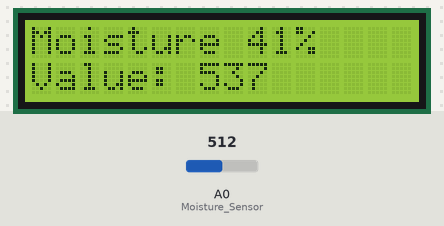
Recording of a sketch running on a simulated Arduino Uno, built with avr-gcc and run on an emulated ATmega328P. Parts: 16×2 character LCD. Inputs (shaded band) come from the test bench; at power-on: A0 (Moisture_Sensor) = 512.

Above: at 2.7 s.
2.8 s: A0 (Moisture_Sensor) set to 716
At 5.4 s:
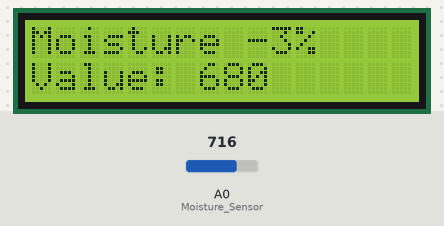
5.8 s: A0 (Moisture_Sensor) set to 900
At 6.8 s:
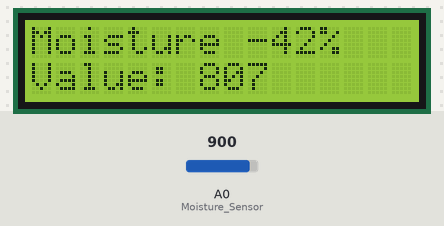
8.8 s: A0 (Moisture_Sensor) set to 1023
At 12.1 s:
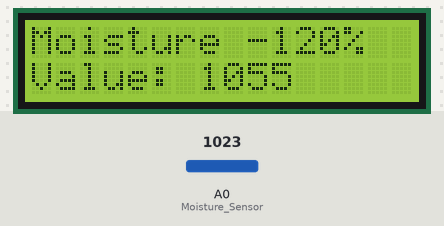
Timing chart, 0 to 13.6 s (numbered marks = the images above; inputs shaded):
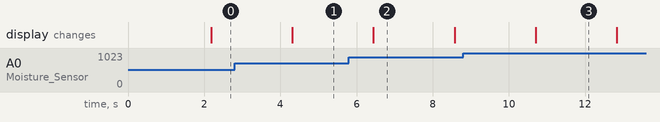

The sketch:

main.ino
```cpp
/**************************************/

bool SERIAL_MONITOR = false;

/**************************************/


#include <Wire.h>
#include <LiquidCrystal_I2C.h>
LiquidCrystal_I2C lcd(0x27, 16, 2);


// Ports
const int Moisture_Sensor = A0;

// const int Dry_Soil_Moisture_Percentage = 35 ;           // 70% is good soil  20% and below is bad

const int Good_Value = 437;

const int Dry_Value = 484;
const int Just_watered = 350;

const int Air_Value = 670;
const int Water_Value = 350;

int Moisture_Percentage;
int Moisture_Value, Prev_Moisture_Value;


/**********************************************************/

int Calculate_Moisture(  int Value ) {

  int Percentage;
  Percentage = map(Value, Air_Value, Water_Value, 0, 100);

  //Moisture_Percentage -= 10; // cause of the power shortage from supplying lcd display
  return Percentage;
}

int Calculate_Moist_Value( int Check_times, int delay_time ){

  int Value =0;
  for (int i = 0; i <= Check_times; i++) {
    Value += analogRead(Moisture_Sensor);
    delay(delay_time);
  }
  Value /= Check_times;

  return Value;
}

void LcdPrint( int Percentage , int Value ){
  lcd.clear();
  lcd.print("Moisture ");
  lcd.print(Percentage);
  lcd.print("%");
  lcd.setCursor(0, 1);
  lcd.print("Value: ");
  lcd.print(Value);
}


/**********************************************************/

void setup(){
  lcd.init();
  lcd.backlight();

  if (SERIAL_MONITOR)
    Serial.begin(9600);
}

void loop() {

  Moisture_Value = Calculate_Moist_Value( 20, 100 );

  if ( Moisture_Value != Prev_Moisture_Value ){

      Moisture_Percentage = Calculate_Moisture( Moisture_Value );
      LcdPrint( Moisture_Percentage, Moisture_Value );

      Prev_Moisture_Value = Moisture_Value;
  }

  if (SERIAL_MONITOR){
    Serial.print("Value: ");
    Serial.print(Moisture_Value);
    Serial.print("\t Percentage: ");
    Serial.println(Moisture_Percentage);
  }
}
```

Measured:
- after the input at 2.8 s, the display: changes after 1.5 s (image 1)
- after the input at 5.8 s, the display: changes after 0.64 s (image 2)
- after the input at 8.8 s, the display: changes after 1.9 s (image 3)
- what the display in image 2 shows lasts 2.2 s, from 6.4 s to 8.6 s
